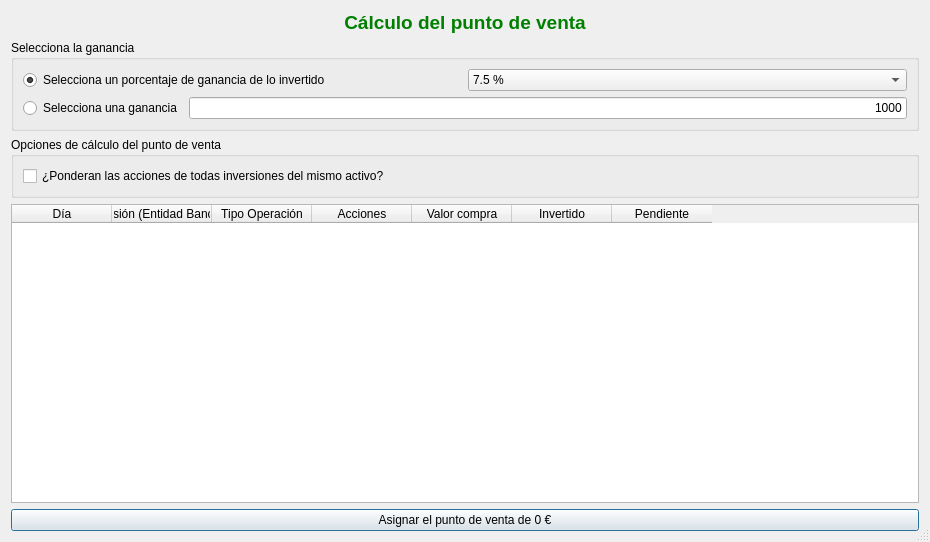
<?xml version="1.0" encoding="UTF-8"?>
<ui version="4.0">
 <class>frmPuntoVenta</class>
 <widget class="QDialog" name="frmPuntoVenta">
  <property name="windowModality">
   <enum>Qt::WindowModal</enum>
  </property>
  <property name="geometry">
   <rect>
    <x>0</x>
    <y>0</y>
    <width>930</width>
    <height>542</height>
   </rect>
  </property>
  <property name="windowTitle">
   <string>Xulpymoney &gt; Inversiones &gt; Punto de venta</string>
  </property>
  <property name="windowIcon">
   <iconset resource="../images/xulpymoney.qrc">
    <normaloff>:/xulpymoney/tools-wizard.png</normaloff>:/xulpymoney/tools-wizard.png</iconset>
  </property>
  <property name="sizeGripEnabled">
   <bool>true</bool>
  </property>
  <property name="modal">
   <bool>true</bool>
  </property>
  <layout class="QHBoxLayout" name="horizontalLayout_4">
   <item>
    <layout class="QVBoxLayout" name="verticalLayout_3">
     <item>
      <widget class="QLabel" name="lblTitulo">
       <property name="font">
        <font>
         <pointsize>14</pointsize>
         <weight>75</weight>
         <bold>true</bold>
        </font>
       </property>
       <property name="styleSheet">
        <string notr="true">color: rgb(0, 128, 0);</string>
       </property>
       <property name="text">
        <string>Cálculo del punto de venta</string>
       </property>
       <property name="alignment">
        <set>Qt::AlignCenter</set>
       </property>
      </widget>
     </item>
     <item>
      <widget class="QGroupBox" name="groupBox">
       <property name="title">
        <string>Selecciona la ganancia</string>
       </property>
       <layout class="QVBoxLayout" name="verticalLayout">
        <item>
         <layout class="QHBoxLayout" name="horizontalLayout_2">
          <item>
           <widget class="QRadioButton" name="radTPC">
            <property name="text">
             <string>Selecciona un porcentaje de ganancia de lo invertido</string>
            </property>
            <property name="checked">
             <bool>true</bool>
            </property>
           </widget>
          </item>
          <item>
           <widget class="QComboBox" name="cmbTPC">
            <property name="currentIndex">
             <number>2</number>
            </property>
            <item>
             <property name="text">
              <string>2.5 %</string>
             </property>
            </item>
            <item>
             <property name="text">
              <string>5 %</string>
             </property>
            </item>
            <item>
             <property name="text">
              <string>7.5 %</string>
             </property>
            </item>
            <item>
             <property name="text">
              <string>10 %</string>
             </property>
            </item>
            <item>
             <property name="text">
              <string>15 %</string>
             </property>
            </item>
            <item>
             <property name="text">
              <string>20 %</string>
             </property>
            </item>
            <item>
             <property name="text">
              <string>25 %</string>
             </property>
            </item>
           </widget>
          </item>
         </layout>
        </item>
        <item>
         <layout class="QHBoxLayout" name="horizontalLayout">
          <item>
           <widget class="QRadioButton" name="radGanancia">
            <property name="text">
             <string>Selecciona una ganancia</string>
            </property>
           </widget>
          </item>
          <item>
           <widget class="myQLineEdit" name="txtGanancia">
            <property name="toolTip">
             <string>Introduce la ganancia</string>
            </property>
            <property name="text">
             <string>1000</string>
            </property>
            <property name="alignment">
             <set>Qt::AlignRight|Qt::AlignTrailing|Qt::AlignVCenter</set>
            </property>
           </widget>
          </item>
         </layout>
        </item>
       </layout>
      </widget>
     </item>
     <item>
      <widget class="QGroupBox" name="groupBox_2">
       <property name="title">
        <string>Opciones de cálculo del punto de venta</string>
       </property>
       <layout class="QHBoxLayout" name="horizontalLayout_3">
        <item>
         <layout class="QVBoxLayout" name="verticalLayout_2">
          <item>
           <widget class="QCheckBox" name="chkPonderanAll">
            <property name="text">
             <string>¿Ponderan las acciones de todas inversiones del mismo activo?</string>
            </property>
           </widget>
          </item>
         </layout>
        </item>
       </layout>
      </widget>
     </item>
     <item>
      <widget class="myQTableWidget" name="table">
       <attribute name="verticalHeaderVisible">
        <bool>false</bool>
       </attribute>
       <column>
        <property name="text">
         <string>Día</string>
        </property>
       </column>
       <column>
        <property name="text">
         <string>Inversión (Entidad Bancaria)</string>
        </property>
       </column>
       <column>
        <property name="text">
         <string>Tipo Operación</string>
        </property>
       </column>
       <column>
        <property name="text">
         <string>Acciones</string>
        </property>
       </column>
       <column>
        <property name="text">
         <string>Valor compra</string>
        </property>
       </column>
       <column>
        <property name="text">
         <string>Invertido</string>
        </property>
       </column>
       <column>
        <property name="text">
         <string>Pendiente</string>
        </property>
       </column>
      </widget>
     </item>
     <item>
      <widget class="QPushButton" name="cmd">
       <property name="text">
        <string>Asignar el punto de venta de 0 €</string>
       </property>
      </widget>
     </item>
    </layout>
   </item>
  </layout>
 </widget>
 <customwidgets>
  <customwidget>
   <class>myQTableWidget</class>
   <extends>QTableWidget</extends>
   <header location="global">myqtablewidget</header>
  </customwidget>
  <customwidget>
   <class>myQLineEdit</class>
   <extends>QLineEdit</extends>
   <header location="global">myqlineedit</header>
  </customwidget>
 </customwidgets>
 <resources>
  <include location="../images/xulpymoney.qrc"/>
 </resources>
 <connections/>
</ui>
